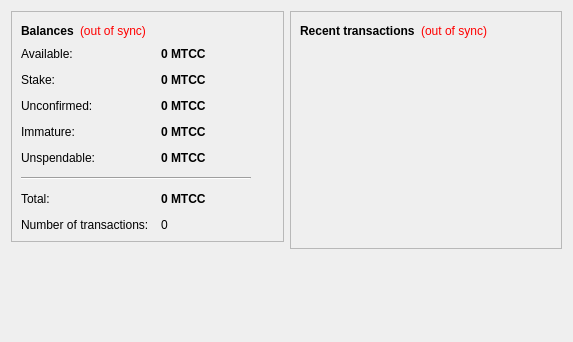
<?xml version="1.0" encoding="UTF-8"?>
<ui version="4.0">
 <class>OverviewPage</class>
 <widget class="QWidget" name="OverviewPage">
  <property name="geometry">
   <rect>
    <x>0</x>
    <y>0</y>
    <width>573</width>
    <height>342</height>
   </rect>
  </property>
  <property name="windowTitle">
   <string>Form</string>
  </property>
  <layout class="QHBoxLayout" name="horizontalLayout" stretch="1,1">
   <item>
    <layout class="QVBoxLayout" name="verticalLayout_2">
     <item>
      <widget class="QFrame" name="frame">
       <property name="frameShape">
        <enum>QFrame::StyledPanel</enum>
       </property>
       <property name="frameShadow">
        <enum>QFrame::Raised</enum>
       </property>
       <layout class="QVBoxLayout" name="verticalLayout_4">
        <item>
         <layout class="QHBoxLayout" name="horizontalLayout_4">
          <item>
           <widget class="QLabel" name="label_5">
            <property name="font">
             <font>
              <weight>75</weight>
              <bold>true</bold>
             </font>
            </property>
            <property name="text">
             <string>Balances</string>
            </property>
           </widget>
          </item>
          <item>
           <widget class="QLabel" name="labelWalletStatus">
            <property name="toolTip">
             <string>The displayed information may be out of date. Your wallet automatically synchronizes with the MtcCoin network after a connection is established, but this process has not completed yet.</string>
            </property>
            <property name="styleSheet">
             <string notr="true">QLabel { color: red; }</string>
            </property>
            <property name="text">
             <string notr="true">(out of sync)</string>
            </property>
            <property name="alignment">
             <set>Qt::AlignLeading|Qt::AlignLeft|Qt::AlignVCenter</set>
            </property>
           </widget>
          </item>
          <item>
           <spacer name="horizontalSpacer_2">
            <property name="orientation">
             <enum>Qt::Horizontal</enum>
            </property>
            <property name="sizeHint" stdset="0">
             <size>
              <width>40</width>
              <height>20</height>
             </size>
            </property>
           </spacer>
          </item>
         </layout>
        </item>
        <item>
         <layout class="QFormLayout" name="formLayout_2">
          <property name="fieldGrowthPolicy">
           <enum>QFormLayout::AllNonFixedFieldsGrow</enum>
          </property>
          <property name="horizontalSpacing">
           <number>12</number>
          </property>
          <property name="verticalSpacing">
           <number>12</number>
          </property>
          <item row="0" column="0">
           <widget class="QLabel" name="labelAvailableText">
            <property name="toolTip">
             <string>Your current available balance</string>
            </property>
            <property name="text">
             <string>Available:</string>
            </property>
           </widget>
          </item>
          <item row="0" column="1">
           <widget class="QLabel" name="labelAvailable">
            <property name="font">
             <font>
              <weight>75</weight>
              <bold>true</bold>
             </font>
            </property>
            <property name="cursor">
             <cursorShape>IBeamCursor</cursorShape>
            </property>
            <property name="toolTip">
             <string>Your current available balance</string>
            </property>
            <property name="text">
             <string notr="true">0 MTCC</string>
            </property>
            <property name="alignment">
             <set>Qt::AlignLeading|Qt::AlignLeft|Qt::AlignVCenter</set>
            </property>
            <property name="textInteractionFlags">
             <set>Qt::LinksAccessibleByMouse|Qt::TextSelectableByKeyboard|Qt::TextSelectableByMouse</set>
            </property>
           </widget>
          </item>
          <item row="1" column="0">
           <widget class="QLabel" name="label_6">
            <property name="toolTip">
             <string>Total of coins that was staked, and do not yet count toward the current balance</string>
            </property>
            <property name="text">
             <string>Stake:</string>
            </property>
           </widget>
          </item>
          <item row="1" column="1">
           <widget class="QLabel" name="labelStake">
            <property name="font">
             <font>
              <weight>75</weight>
              <bold>true</bold>
             </font>
            </property>
            <property name="cursor">
             <cursorShape>IBeamCursor</cursorShape>
            </property>
            <property name="toolTip">
             <string>Total of coins that was staked, and do not yet count toward the current balance</string>
            </property>
            <property name="text">
             <string notr="true">0 MTCC</string>
            </property>
            <property name="alignment">
             <set>Qt::AlignLeading|Qt::AlignLeft|Qt::AlignVCenter</set>
            </property>
            <property name="textInteractionFlags">
             <set>Qt::LinksAccessibleByMouse|Qt::TextSelectableByKeyboard|Qt::TextSelectableByMouse</set>
            </property>
           </widget>
          </item>
          <item row="2" column="0">
           <widget class="QLabel" name="label_3">
            <property name="toolTip">
             <string>Total of transactions that have yet to be confirmed, and do not yet count toward the current balance</string>
            </property>
            <property name="text">
             <string>Unconfirmed:</string>
            </property>
           </widget>
          </item>
          <item row="2" column="1">
           <widget class="QLabel" name="labelUnconfirmed">
            <property name="font">
             <font>
              <weight>75</weight>
              <bold>true</bold>
             </font>
            </property>
            <property name="cursor">
             <cursorShape>IBeamCursor</cursorShape>
            </property>
            <property name="toolTip">
             <string>Total of transactions that have yet to be confirmed, and do not yet count toward the current balance</string>
            </property>
            <property name="text">
             <string notr="true">0 MTCC</string>
            </property>
            <property name="alignment">
             <set>Qt::AlignLeading|Qt::AlignLeft|Qt::AlignVCenter</set>
            </property>
            <property name="textInteractionFlags">
             <set>Qt::LinksAccessibleByMouse|Qt::TextSelectableByKeyboard|Qt::TextSelectableByMouse</set>
            </property>
           </widget>
          </item>
          <item row="3" column="0">
           <widget class="QLabel" name="labelImmatureText">
            <property name="toolTip">
             <string>Mined balance that has not yet matured</string>
            </property>
            <property name="text">
             <string>Immature:</string>
            </property>
           </widget>
          </item>
          <item row="3" column="1">
           <widget class="QLabel" name="labelImmature">
            <property name="font">
             <font>
              <weight>75</weight>
              <bold>true</bold>
             </font>
            </property>
            <property name="toolTip">
             <string>Mined balance that has not yet matured</string>
            </property>
            <property name="text">
             <string notr="true">0 MTCC</string>
            </property>
            <property name="alignment">
             <set>Qt::AlignLeading|Qt::AlignLeft|Qt::AlignVCenter</set>
            </property>
            <property name="textInteractionFlags">
             <set>Qt::LinksAccessibleByMouse|Qt::TextSelectableByKeyboard|Qt::TextSelectableByMouse</set>
            </property>
           </widget>
          </item>
          <item row="4" column="0">
           <widget class="QLabel" name="labelBalanceWatchOnlyText">
            <property name="toolTip">
             <string>Your unspendable balance</string>
            </property>
            <property name="text">
             <string>Unspendable:</string>
            </property>
           </widget>
          </item>
          <item row="4" column="1">
           <widget class="QLabel" name="labelBalanceWatchOnly">
            <property name="font">
             <font>
              <weight>75</weight>
              <bold>true</bold>
             </font>
            </property>
            <property name="cursor">
             <cursorShape>IBeamCursor</cursorShape>
            </property>
            <property name="toolTip">
             <string>Your unspendable balance</string>
            </property>
            <property name="text">
             <string notr="true">0 MTCC</string>
            </property>
            <property name="alignment">
             <set>Qt::AlignLeading|Qt::AlignLeft|Qt::AlignVCenter</set>
            </property>
            <property name="textInteractionFlags">
             <set>Qt::LinksAccessibleByMouse|Qt::TextSelectableByKeyboard|Qt::TextSelectableByMouse</set>
            </property>
           </widget>
          </item>
          <item row="5" column="0" colspan="2">
           <widget class="Line" name="line">
            <property name="maximumSize">
             <size>
              <width>230</width>
              <height>16777215</height>
             </size>
            </property>
            <property name="orientation">
             <enum>Qt::Horizontal</enum>
            </property>
           </widget>
          </item>
          <item row="6" column="0">
           <widget class="QLabel" name="labelTotalText">
            <property name="toolTip">
             <string>Your current total balance</string>
            </property>
            <property name="text">
             <string>Total:</string>
            </property>
           </widget>
          </item>
          <item row="6" column="1">
           <widget class="QLabel" name="labelTotal">
            <property name="font">
             <font>
              <weight>75</weight>
              <bold>true</bold>
             </font>
            </property>
            <property name="toolTip">
             <string>Your current total balance</string>
            </property>
            <property name="text">
             <string notr="true">0 MTCC</string>
            </property>
            <property name="alignment">
             <set>Qt::AlignLeading|Qt::AlignLeft|Qt::AlignVCenter</set>
            </property>
            <property name="textInteractionFlags">
             <set>Qt::LinksAccessibleByMouse|Qt::TextSelectableByKeyboard|Qt::TextSelectableByMouse</set>
            </property>
           </widget>
          </item>
          <item row="7" column="0">
           <widget class="QLabel" name="label_2">
            <property name="toolTip">
             <string>Total number of transactions in wallet</string>
            </property>
            <property name="text">
             <string>Number of transactions:</string>
            </property>
           </widget>
          </item>
          <item row="7" column="1">
           <widget class="QLabel" name="labelNumTransactions">
            <property name="toolTip">
             <string>Total number of transactions in wallet</string>
            </property>
            <property name="text">
             <string notr="true">0</string>
            </property>
           </widget>
          </item>
         </layout>
        </item>
       </layout>
      </widget>
     </item>
     <item>
      <spacer name="verticalSpacer">
       <property name="orientation">
        <enum>Qt::Vertical</enum>
       </property>
       <property name="sizeHint" stdset="0">
        <size>
         <width>20</width>
         <height>40</height>
        </size>
       </property>
      </spacer>
     </item>
    </layout>
   </item>
   <item>
    <layout class="QVBoxLayout" name="verticalLayout_3">
     <item>
      <widget class="QFrame" name="frame_2">
       <property name="frameShape">
        <enum>QFrame::StyledPanel</enum>
       </property>
       <property name="frameShadow">
        <enum>QFrame::Raised</enum>
       </property>
       <layout class="QVBoxLayout" name="verticalLayout">
        <item>
         <layout class="QHBoxLayout" name="horizontalLayout_2">
          <item>
           <widget class="QLabel" name="label_4">
            <property name="text">
             <string>&lt;b&gt;Recent transactions&lt;/b&gt;</string>
            </property>
           </widget>
          </item>
          <item>
           <widget class="QLabel" name="labelTransactionsStatus">
            <property name="toolTip">
             <string>The displayed information may be out of date. Your wallet automatically synchronizes with the MtcCoin network after a connection is established, but this process has not completed yet.</string>
            </property>
            <property name="styleSheet">
             <string notr="true">QLabel { color: red; }</string>
            </property>
            <property name="text">
             <string notr="true">(out of sync)</string>
            </property>
            <property name="alignment">
             <set>Qt::AlignRight|Qt::AlignTrailing|Qt::AlignVCenter</set>
            </property>
           </widget>
          </item>
          <item>
           <spacer name="horizontalSpacer">
            <property name="orientation">
             <enum>Qt::Horizontal</enum>
            </property>
            <property name="sizeHint" stdset="0">
             <size>
              <width>40</width>
              <height>20</height>
             </size>
            </property>
           </spacer>
          </item>
         </layout>
        </item>
        <item>
         <widget class="QListView" name="listTransactions">
          <property name="styleSheet">
           <string notr="true">QListView { background: transparent; }</string>
          </property>
          <property name="frameShape">
           <enum>QFrame::NoFrame</enum>
          </property>
          <property name="verticalScrollBarPolicy">
           <enum>Qt::ScrollBarAlwaysOff</enum>
          </property>
          <property name="horizontalScrollBarPolicy">
           <enum>Qt::ScrollBarAlwaysOff</enum>
          </property>
          <property name="selectionMode">
           <enum>QAbstractItemView::NoSelection</enum>
          </property>
         </widget>
        </item>
       </layout>
      </widget>
     </item>
     <item>
      <spacer name="verticalSpacer_2">
       <property name="orientation">
        <enum>Qt::Vertical</enum>
       </property>
       <property name="sizeHint" stdset="0">
        <size>
         <width>20</width>
         <height>40</height>
        </size>
       </property>
      </spacer>
     </item>
    </layout>
   </item>
  </layout>
 </widget>
 <resources/>
 <connections/>
</ui>
